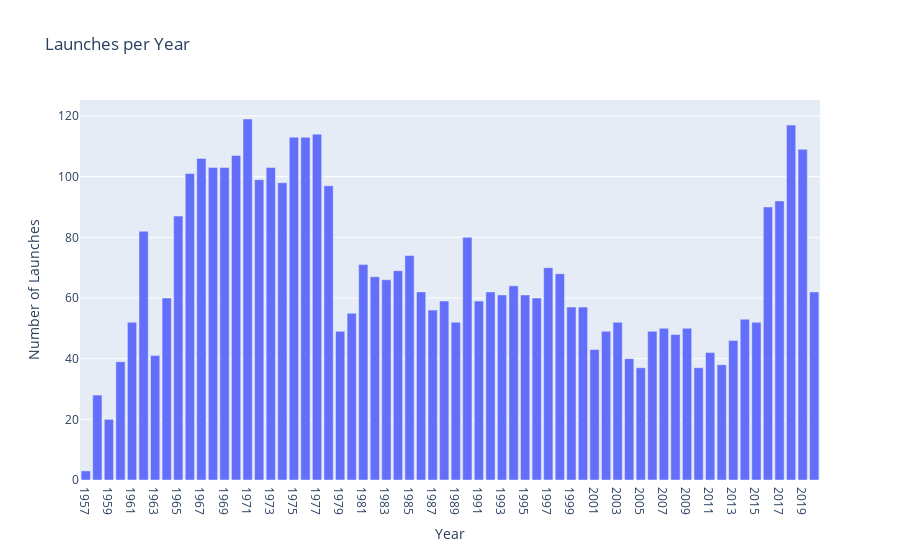

Here is the notebook cell this chart was saved with:
### Code cell
launches_per_year_bar = px.bar(
    x=launches_per_year.index,
    y=launches_per_year.values,
    title='Launches per Year',
)
launches_per_year_bar.update_layout(xaxis_title='Year', yaxis_title='Number of Launches')
launches_per_year_bar.show()

### Figure 1 — Plotly figure (JSON) as saved in the notebook; plotly's stock layout.template omitted (floating-point values rounded to 4 significant figures)
{"data": [{"alignmentgroup": "True", "hovertemplate": "x=%{x}<br>y=%{y}<extra></extra>", "legendgroup": "", "marker": {"color": "#636efa", "pattern": {"shape": ""}}, "name": "", "offsetgroup": "", "orientation": "v", "showlegend": false, "textposition": "auto", "x": ["1957", "1958", "1959", "1960", "1961", "1962", "1963", "1964", "1965", "1966", "1967", "1968", "1969", "1970", "1971", "1972", "1973", "1974", "1975", "1976", "1977", "1978", "1979", "1980", "1981", "1982", "1983", "1984", "1985", "1986", "1987", "1988", "1989", "1990", "1991", "1992", "1993", "1994", "1995", "1996", "1997", "1998", "1999", "2000", "2001", "2002", "2003", "2004", "2005", "2006", "2007", "2008", "2009", "2010", "2011", "2012", "2013", "2014", "2015", "2016", "2017", "2018", "2019", "2020"], "xaxis": "x", "y": [3, 28, 20, 39, 52, 82, 41, 60, 87, 101, 106, 103, 103, 107, 119, 99, 103, 98, 113, 113, 114, 97, 49, 55, 71, 67, 66, 69, 74, 62, 56, 59, 52, 80, 59, 62, 61, 64, 61, 60, 70, 68, 57, 57, 43, 49, 52, 40, 37, 49, 50, 48, 50, 37, 42, 38, 46, 53, 52, 90, 92, 117, 109, 62], "yaxis": "y", "type": "bar"}], "layout": {"xaxis": {"anchor": "y", "domain": [0.0, 1.0], "title": {"text": "Year"}}, "yaxis": {"anchor": "x", "domain": [0.0, 1.0], "title": {"text": "Number of Launches"}}, "legend": {"tracegroupgap": 0}, "title": {"text": "Launches per Year"}, "barmode": "relative"}}
